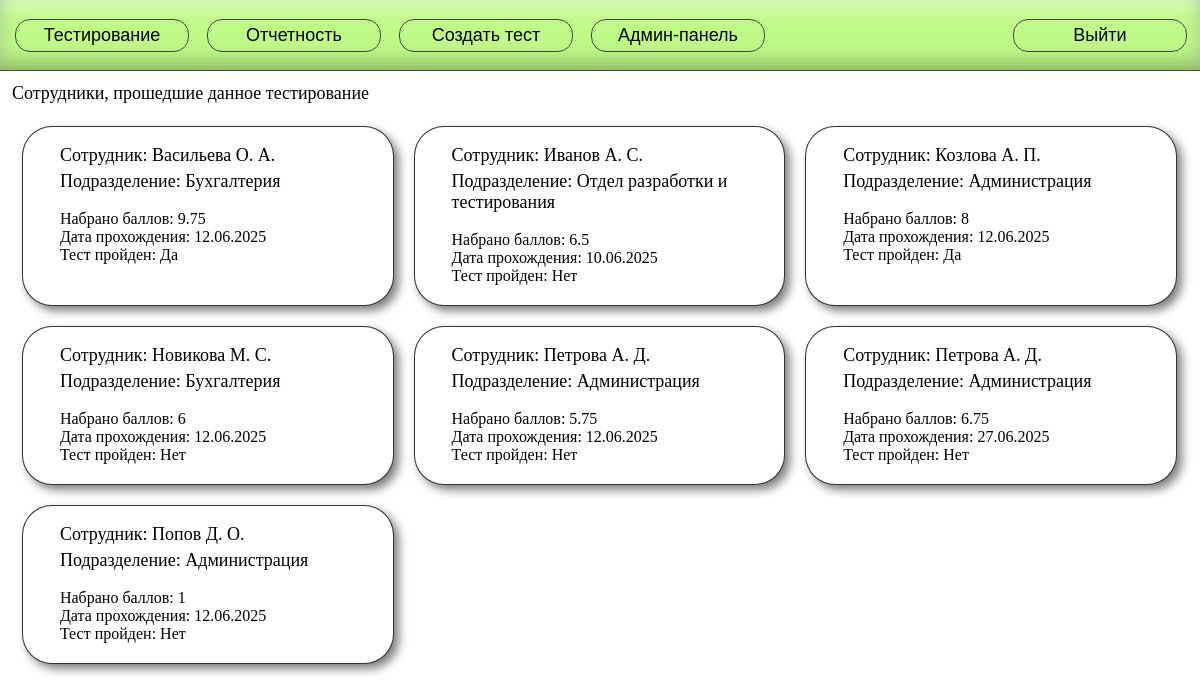
/reports/protocols/21 (signed in), run on an earlier commit of the app's database.
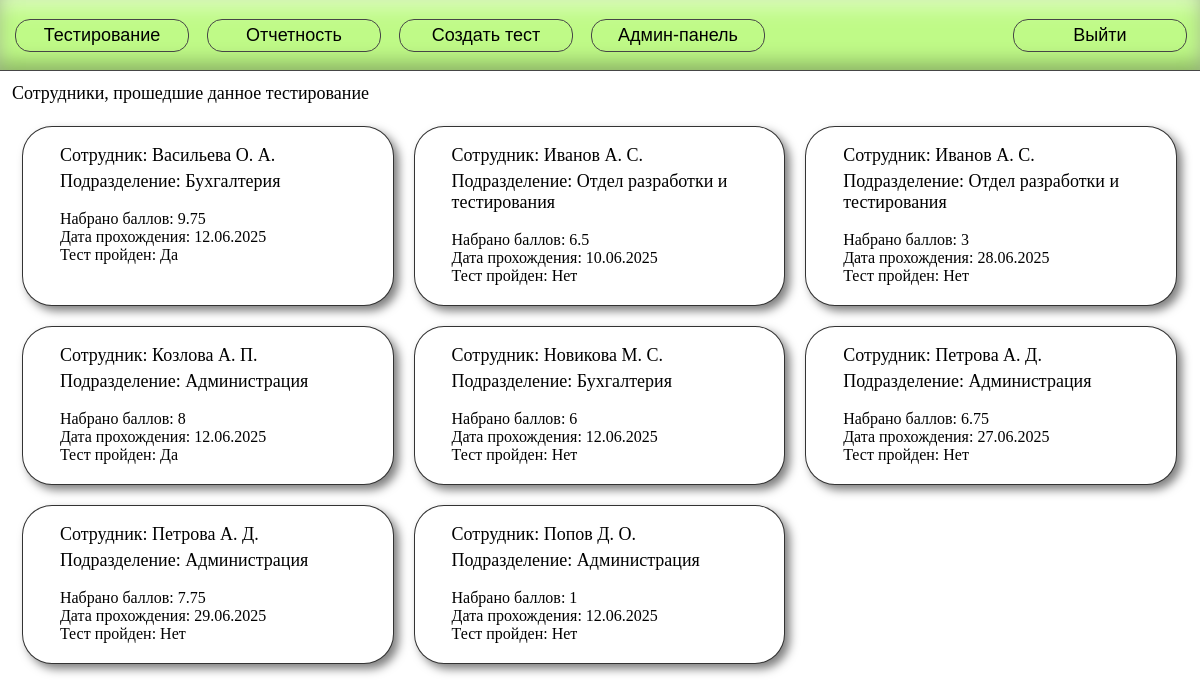
And on a later commit of the database.
### main/models.py (models this page shows, shortened)
class Result(models.Model):
    test = models.ForeignKey(Test, on_delete=models.CASCADE)
    worker = models.ForeignKey(Worker, on_delete=models.CASCADE)
    result = models.FloatField(null=True)
    is_passed = models.BooleanField(null=True, default=False)
    start_date = models.DateTimeField(null=False)
    finish_date = models.DateTimeField(null=True)

class Worker(models.Model):
    worker_roles = [
        ('admin', 'Администратор'),
        ('curator', 'Куратор'),
        ('worker', 'Сотрудник'),
    ]
    user = models.OneToOneField(User, on_delete=models.CASCADE)
    role = models.CharField(choices=worker_roles)
    departament = models.ForeignKey(Departament, on_delete=models.CASCADE)
    job_title = models.CharField(max_length=255, null=True)
    full_name = models.CharField(max_length=255, null=False)

class Departament(models.Model):
    departament_name = models.CharField(max_length=255, null=False)
    def __str__(self):
        return f'{self.departament_name}'

### main/views.py (the view)
# urls.py: path('reports/protocols/<int:test_id>', test_protocols_view, name='test_protocols'),
@login_required(login_url='login')
def test_protocols_view(request, test_id):
    role = get_role(request.user)
    worker = Worker.objects.get(user=request.user)
    test = Test.objects.get(id=test_id)
    if role in ['admin']:
        pass
    elif role in ['curator'] and test.curator == worker:
        pass
    else:
        return render(request, '403.html', {'messages': ['В доступе отказано']})
    protocols = Result.objects.filter(test__id=test_id)
    protocols = protocols.order_by('worker__full_name')
    for protocol in protocols:
        protocol.result = int(protocol.result) if round(protocol.result, 5) ==\
                                                  int(protocol.result) else round(protocol.result, 5)
    return render(request, 'test_protocols.html', {
        'protocols': protocols,
    })

### main/views.py (called while the page is built)
def get_role(user):
    worker = Worker.objects.get(user=user)
    if worker.role == 'admin':
        return 'admin'
    if worker.role == 'curator':
        return 'curator'
    if worker.role == 'worker':
        return 'worker'

### templates/test_protocols.html (shortened to what this page needs)
{% extends 'header.html' %}
{% load static %}
{% block styles %}
    <link href="{% static '/css/test_protocols.css' %}" rel="stylesheet">
{% endblock styles %}
{% block body %}
<div class="test-protocols-content">
    <p class="intro">Сотрудники, прошедшие данное тестирование</p>
    <div class="test-protocols-wrapper">
        {% for protocol in protocols %}
            <div class="worker-protocol">
                <a href="/reports/protocols/{{ protocol.test.id }}/{{ protocol.id }}">
                    <p class="worker">Сотрудник: {{ protocol.worker.full_name }}</p>
                    <p class="departament">Подразделение: {{ protocol.worker.departament }}</p>
                    <span class="result">Набрано баллов: {{ protocol.result }}</span><br>
                    <span>Дата прохождения: {{ protocol.finish_date|date:"d.m.Y" }}</span><br>
                    <span>Тест пройден: {% if protocol.is_passed %}Да{% else %}Нет{% endif %}</span><br>
                </a>
            </div>
        {% endfor %}
    </div>
</div>
{% endblock %}

### templates/header.html (shortened to what this page needs)
<!doctype html>
<html lang="en">
<head>
    {% load static %}
    <link href="{% static '/css/header.css' %}" rel="stylesheet">
    {% block styles %}
    {% endblock styles %}
</head>
<body>
<nav class="menu-block">
    <div class="first-group">
        <div><a href="/testing">Тестирование</a></div>
        {% if user.worker.role == 'curator' or user.worker.role == 'admin' %}
            <div><a href="/reports">Отчетность</a></div>
            <div><a href="/testing/new">Создать тест</a></div>
        {% endif %}
        {% if  user.worker.role == 'admin' %}
            <div><a href="/admin">Админ-панель</a></div>
        {% endif %}
    </div>
    <div class="second-group">
        {% if user.is_authenticated %}
            <div class="logout"><a href="/logout">Выйти</a></div>
        {% else %}
            <div class="login"><a href="/login">Вход</a></div>
        {% endif %}
    </div>
</nav>
<div class="content">
    {% block body %}
    {% endblock body %}
</div>
</body>
</html>

### static/css/header.css (style rules this page uses)
body { background: white; margin: 0; }

What changed in the data, as far as the page shows it:
removed Result: worker.full_name "Петрова А. Д.", worker.departament "Администрация", result "5.75", finish_date "12.06.2025", is_passed "Нет"
added Result: worker.full_name "Иванов А. С.", worker.departament "Отдел разработки и тестирования", result "3", finish_date "28.06.2025", is_passed "Нет"
added Result: worker.full_name "Петрова А. Д.", worker.departament "Администрация", result "7.75", finish_date "29.06.2025", is_passed "Нет"
